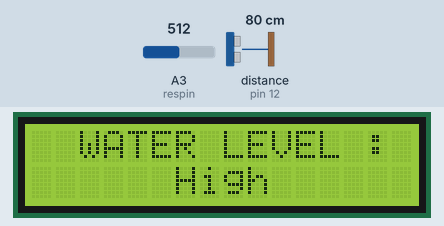
Recording of a sketch running on a simulated Arduino Uno, built with avr-gcc and run on an emulated ATmega328P. Parts: 16×2 character LCD. Wiring (inferred from the names in the program): ultrasonic range finder: trigger pin 13; echo pin 12. The inputs (shaded band) are chosen by the test bench; at power-on: A3 (respin) = 512, distance to the obstacle (sensor on pin 12) 80 cm. The echo pulse lasts 58.3 µs per cm; what the sketch prints to the serial monitor is not drawn.

Above: at 1.2 s.
1.3 s: A3 (respin) set to 346
3.3 s: A3 (respin) set to 314
At 4.5 s:
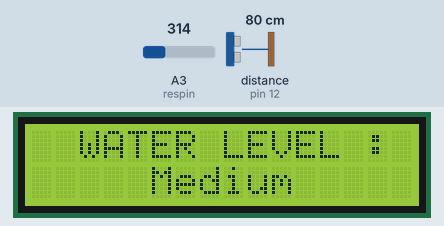
5.6 s: A3 (respin) set to 307
7.3 s: A3 (respin) set to 284
At 8.7 s:
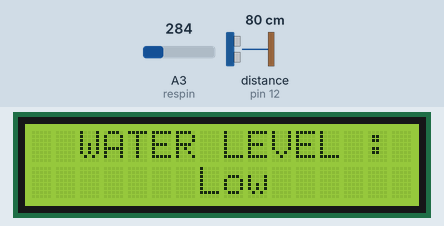
9.6 s: A3 (respin) set to 106
11.3 s: A3 (respin) set to 95
At 12.9 s:
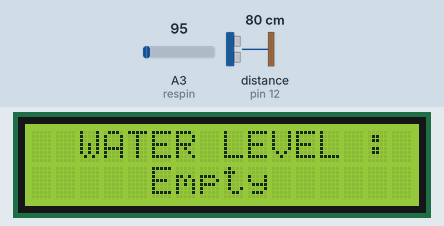
Timing chart, 0 to 14.4 s (numbered marks = the images above; inputs shaded):
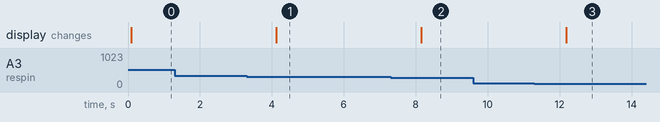

The sketch:

water_sensor_simulation.ino
```cpp
#include <LiquidCrystal.h>
//initialise the library with the numbers of the interface pins
const int echo_ultrasonic = 12;
const int trigger_ultrasonic = 13;
int resval = 0;  // holds the value
int respin = A3; // sensor pin used
LiquidCrystal lcd(7, 6, 5, 4, 3, 2);

void setup() {
 Serial.begin(9600);
  pinMode(trigger_ultrasonic, OUTPUT); //  pin 13 as output in ultrasonic
  pinMode(echo_ultrasonic, INPUT); //  pin 12 as input in ultrasonic

  // set up the LCD's number of columns and rows:
  lcd.begin(16, 2);

  // Print a message to the LCD.
  lcd.print("  WATER LEVEL : ");
  lcd.setCursor(0,1);
  lcd.print("Here ");
  lcd.print("Tank size-500cm");
  delay(15);
}

void loop() {
  // set the cursor to column 0, line 1
   lcd.setCursor(0, 1);
   long time_scale;//Duration
   long measurement;//Tank measurement in centimeter

  //lcd.clear();
  resval = analogRead(respin); //Read data from analog pin and store it to resval variable

  if (resval<=100){ lcd.println("     Empty    "); }
  else if (resval>100 && resval<=300){ lcd.println("       Low      "); }
  else if (resval>300 && resval<=330){ lcd.println("     Medium     "); }
  else if (resval>330){ lcd.println("      High      "); }
  digitalWrite(trigger_ultrasonic, LOW);
  delayMicroseconds(5);

  digitalWrite(trigger_ultrasonic, HIGH);
  delayMicroseconds(15);

  digitalWrite(trigger_ultrasonic, LOW);
 time_scale = pulseIn(echo_ultrasonic, HIGH); //total time_scale
 measurement = microsecondsToCentimeters(time_scale);

  Serial.print(resval);
  Serial.println();
  delay(1000);
}
long microsecondsToCentimeters(long microseconds) {
  return microseconds / 29 / 2;
}
```

Measured:
- the behaviour switches between 331 and 330 on A3 (respin) (found by bisection; images 0 and 1)
- the behaviour switches between 301 and 300 on A3 (respin) (found by bisection; images 1 and 2)
- the behaviour switches between 101 and 100 on A3 (respin) (found by bisection; images 2 and 3)
- after the input at 1.3 s, every drawn part: stays the same
- after the input at 3.3 s, the display: changes after 0.82 s (image 1)
- after the input at 5.6 s, every drawn part: stays the same
- after the input at 7.3 s, the display: changes after 0.85 s (image 2)
- after the input at 9.6 s, every drawn part: stays the same
- after the input at 11.3 s, the display: changes after 0.88 s (image 3)
